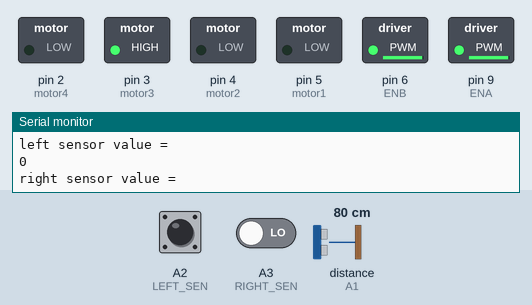
The sketch below on a simulated Arduino Uno, built with avr-gcc and run on an emulated ATmega328P. On the bench: switched loads named in the sketch (green lamp = pin HIGH), the last lines printed to the serial monitor. Wiring (inferred from the names in the program): ultrasonic range finder: trigger A0; echo A1. The test bench sets the inputs (shaded band); at power-on: distance to the obstacle (sensor on A1) 80 cm, A2 (LEFT_SEN) HIGH, A3 (RIGHT_SEN) LOW. The echo pulse lasts 58.3 µs per cm; pins used as bus, display or sensor lines are not drawn.

Above: at 1.2 s.
1.3 s: distance to the obstacle (sensor on A1) set to 28 cm
2.8 s: distance to the obstacle (sensor on A1) set to 22 cm
At 3.6 s:
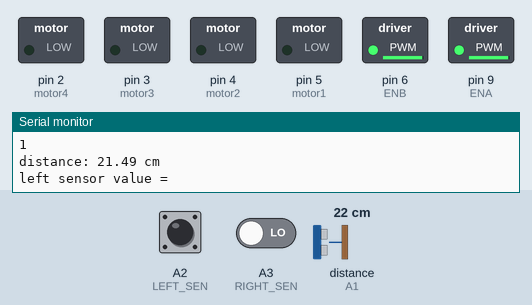
4.3 s: distance to the obstacle (sensor on A1) set to 35 cm
At 5.4 s:
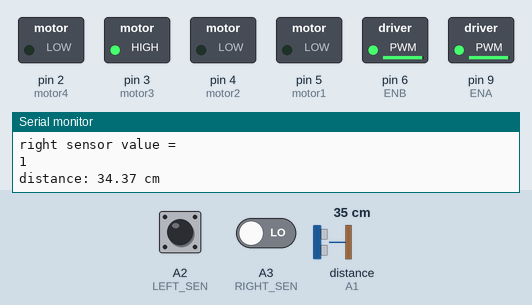
7.3 s: A2 (LEFT_SEN) pulled LOW for 0.15 s
At 7.45 s:
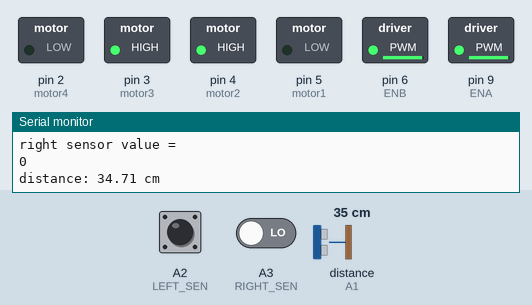
9.0 s: A2 (LEFT_SEN) pulled LOW for 3.2 s
At 13.6 s:
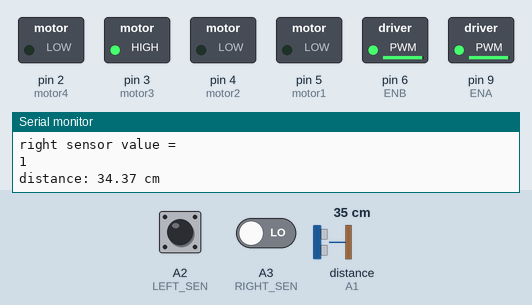
15.2 s: A2 (LEFT_SEN) driven LOW and A3 (RIGHT_SEN) driven HIGH
At 15.7 s:
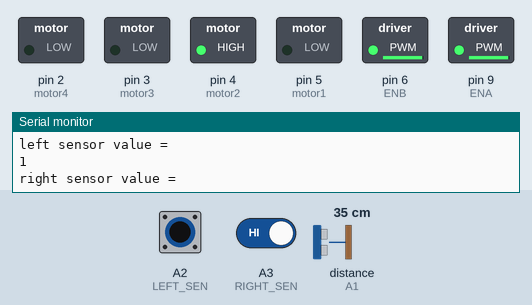
Timing chart, 0 to 17.7 s (numbered marks = the images above; inputs shaded):
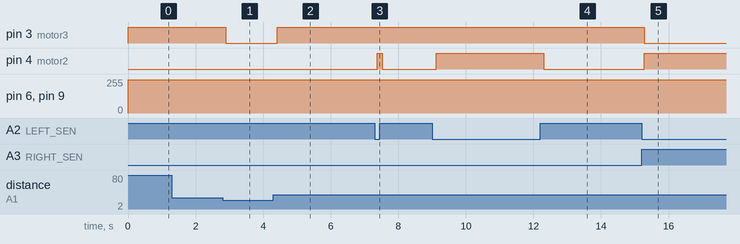

Measured:
- the behaviour switches between 26 and 25 cm on distance to the obstacle (sensor on A1) (found by bisection; images 0 and 1)
- after the input at 2.8 s, pin 3 (motor3): HIGH → LOW after 0.10 s
- after the input at 4.3 s, pin 3 (motor3): LOW → HIGH after 0.12 s
- after the input at 7.3 s, pin 4 (motor2): LOW → HIGH after 0.08 s, → LOW 0.15 s later
- after the input at 9.0 s, pin 4 (motor2): LOW → HIGH after 0.12 s, → LOW 3.2 s later
- after the input at 15.2 s, pin 3 (motor3): HIGH → LOW after 0.07 s; pin 4 (motor2): LOW → HIGH after 0.07 s

The sketch:

line_following_robot_using_arduino_motor_driver.ino
```cpp
int motor1 = 5;
int motor2 = 4;
int motor3 = 3;
int motor4 = 2;
int ENA = 9;
int ENB = 6;

int trigPin = A0;    // TRIG pin
int echoPin = A1;    // ECHO pin

#define LEFT_SEN A2
#define RIGHT_SEN A3

float duration_us, distance_cm;

void setup()
{
  Serial.begin(9600);
  pinMode(motor1,OUTPUT);
  pinMode(motor2,OUTPUT);
  pinMode(motor3,OUTPUT);
  pinMode(motor4,OUTPUT);
  pinMode(ENA,OUTPUT);
  pinMode(ENB,OUTPUT);
  pinMode(LEFT_SEN, INPUT);
  pinMode(RIGHT_SEN,INPUT);
  analogWrite(ENA, 150);
  analogWrite(ENB, 150);
  pinMode(trigPin, OUTPUT);
  pinMode(echoPin, INPUT);
}

void loop()
{
  digitalWrite(trigPin, HIGH);
  delayMicroseconds(10);
  digitalWrite(trigPin, LOW);

  duration_us = pulseIn(echoPin, HIGH);

  distance_cm = 0.017 * duration_us;

  Serial.print("distance: ");
  Serial.print(distance_cm);
  Serial.println(" cm");

  int right_sen = digitalRead(A2);
  int lef_sen  = digitalRead(A3);
  Serial.println("left sensor value = ");
  Serial.print(lef_sen);
  Serial.println("\n");
  Serial.println("right sensor value = ");
  Serial.print(right_sen);
  Serial.println("\n");

  if(distance_cm < 25)
  {
    Stop();
  }
  else
  {
    if(right_sen==0  && lef_sen==0)
    {
      forward();
    }

    else if(right_sen==0  && lef_sen==1)
    {
      right();
    }

    else if(right_sen==1  && lef_sen==0)
    {
      left();
    }

    else if(right_sen==1  && lef_sen==1)
    {
      Stop();
    }
  }
}

void backward()
{
  digitalWrite(motor1, LOW);
  digitalWrite(motor2, LOW);
  digitalWrite(motor3, LOW);
  digitalWrite(motor4, LOW);
  analogWrite(ENA, 250);
  analogWrite(ENB, 250);
}

void forward()
{
  digitalWrite(motor1, LOW);
  digitalWrite(motor2, 80);
  digitalWrite(motor3, 80);
  digitalWrite(motor4, LOW);
  analogWrite(ENA, 250);
  analogWrite(ENB, 250);
}

void right()
{
  digitalWrite(motor1, LOW);
  digitalWrite(motor2, 80);
  digitalWrite(motor3, LOW);
  digitalWrite(motor4, LOW);
  analogWrite(ENA, 250);
  analogWrite(ENB, 250);
}

void left()
{
  digitalWrite(motor1, LOW);
  digitalWrite(motor2, LOW);
  digitalWrite(motor3, 80);
  digitalWrite(motor4, LOW);
  analogWrite(ENA, 250);
  analogWrite(ENB, 250);
}

void Stop()
{
  digitalWrite(motor1, LOW);
  digitalWrite(motor2, LOW);
  digitalWrite(motor3, LOW);
  digitalWrite(motor4, LOW);
}
```
